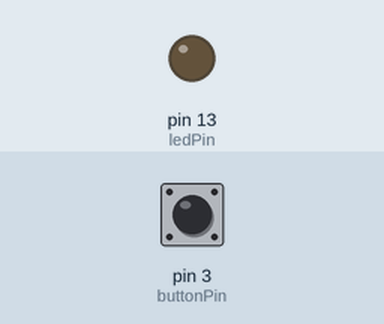
Simulated run of this sketch. Board: Arduino Uno, built with avr-gcc and run on an emulated ATmega328P. On the bench: output pins drawn as LEDs (lit = HIGH). The test bench sets the inputs (shaded band); at power-on: pin 3 (buttonPin) HIGH. What the sketch prints to the serial monitor is not drawn.

Above: at 1.2 s.
1.3 s: pin 3 (buttonPin) pulled LOW for 0.15 s
At 2.5 s:
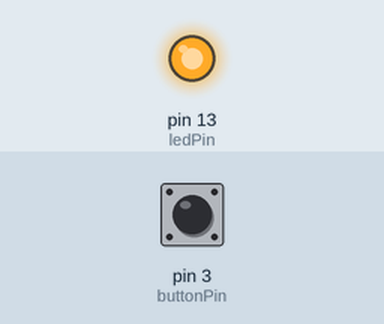
2.9 s: pin 3 (buttonPin) pulled LOW for 1 s
At 3.9 s:
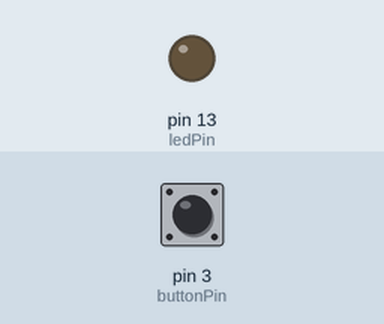
5.4 s: pin 3 (buttonPin) pulled LOW for 3.2 s
At 5.8 s:
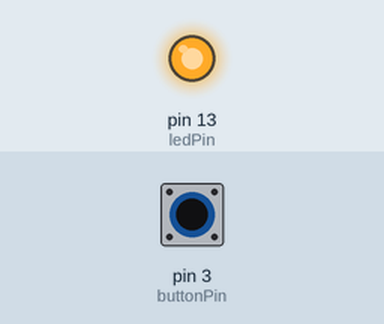
Timing chart, 0 to 8.4 s (numbered marks = the images above; inputs shaded):
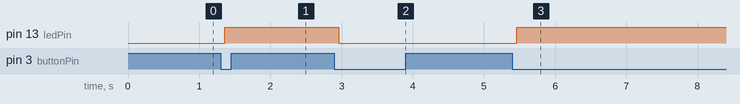

Measured:
- after the input at 1.3 s, pin 13 (ledPin): LOW → HIGH after 0.06 s
- after the input at 2.9 s, pin 13 (ledPin): HIGH → LOW after 0.06 s
- after the input at 5.4 s, pin 13 (ledPin): LOW → HIGH after 0.06 s

The sketch:

2025_11_04_Button_Toggle_Debounce_Pullup.ino
```cpp
// C++ code
/*
# Button Toggle Debounce Project

This project implements a button-controlled LED with toggle functionality and hardware/software debounce using an Arduino. The LED changes its state (ON/OFF) each time the button is pressed, not just while holding it down.

---

## Key Features

- **Button Toggle Logic**: Pressing the button switches the LED state.
- **Hardware Debounce**: Using Arduino's `INPUT_PULLUP` and careful state tracking.
- **Software Debounce**: Ensures that button bouncing does not trigger multiple toggles.
- **Serial Monitor Debugging**: Prints button readings (HIGH/LOW) for debugging.

---

## Hardware Setup

- Button connected to **D3** and **GND** (4-pin button placed across the breadboard gap)
- LED connected to **D13 (or LED_BUILTIN)** and **GND**
- Optional 220Ω resistor in series with the LED if using an external LED

---

## Code Explanation

The final working version uses two state variables:

1. `lastReading` → captures the instantaneous button state.
2. `lastStableState` → captures the debounce-confirmed stable state.

LED state is toggled **only when the button is pressed and the stable state changes**, ensuring reliable operation in both real hardware and Tinkercad simulation.

### Final Working Code

*/
const int buttonPin = 3;
const int ledPin = LED_BUILTIN;  // Use board LED or external LED

bool ledState = false;
int lastStableState = HIGH;     // Last stable state after debounce
int lastReading = HIGH;         // Last instantaneous reading
unsigned long lastDebounceTime = 0;
const unsigned long debounceDelay = 50;

void setup() {
  Serial.begin(9600);
  pinMode(buttonPin, INPUT_PULLUP);
  pinMode(ledPin, OUTPUT);
}

void loop() {
  int reading = digitalRead(buttonPin);
  Serial.println(reading);

  // If the reading has changed, reset the debounce timer
  if (reading != lastReading) lastDebounceTime = millis();

  // Check if the state has been stable longer than the debounce delay
  if ((millis() - lastDebounceTime) > debounceDelay) {
    if (reading != lastStableState) {
      lastStableState = reading;

      // Toggle LED only on button press (LOW)
      if (reading == LOW) {
        ledState = !ledState;
        digitalWrite(ledPin, ledState);
      }
    }
  }

  lastReading = reading;
}
```
